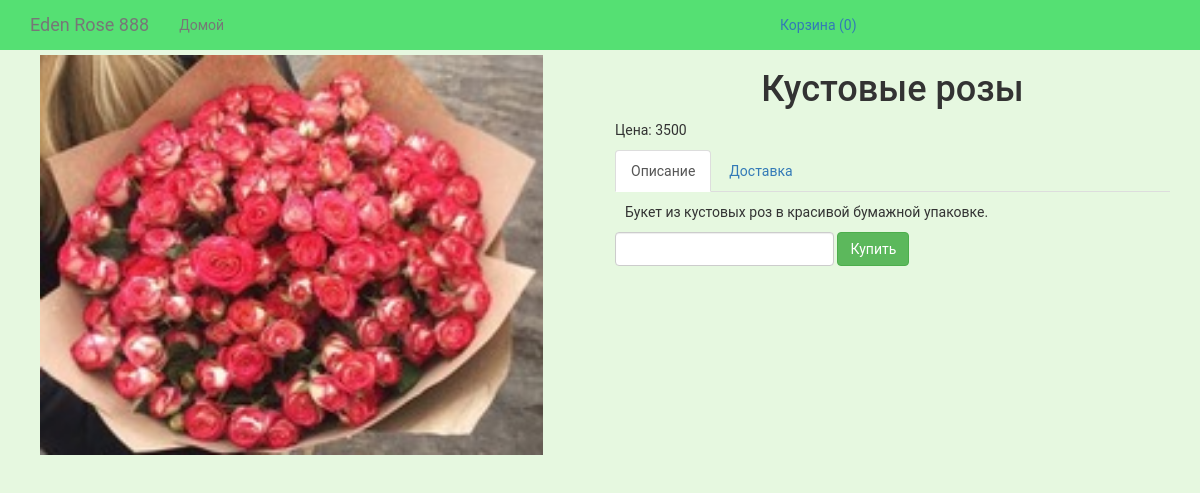
/product/flower/1, run on the app's committed database.
### products/models.py (models this page shows, shortened)
class ProductIMG(models.Model):
    product = models.ForeignKey(Product, on_delete=models.CASCADE,blank=True, null=True, default=None)
    image = models.ImageField(upload_to='products_images/')
    is_active = models.BooleanField(default=True)
    created = models.DateTimeField(auto_now_add=True, auto_now=False)
    updated = models.DateTimeField(auto_now_add=False, auto_now=True)
    class Meta:
        verbose_name = 'Фотография'
        verbose_name_plural = 'Фотографии'

class Product(models.Model):
    name_product = models.CharField(max_length=100, blank=True, null=True, default=None)
    category = models.ForeignKey(ProductCategory,blank=True, null=True, default=None, on_delete=models.CASCADE)
    short_description = models.TextField(blank=True, null=True, default=None)
    price = models.IntegerField(blank=True, null=True, default=None)
    is_active = models.BooleanField(default=True)
    created = models.DateTimeField(auto_now_add=True, auto_now=False)
    updated = models.DateTimeField(auto_now_add=False, auto_now=True)
    class Meta:
        verbose_name = 'Товар'
        verbose_name_plural = 'Товары'

### products/views.py (the view)
# urls.py: url(r'^product/flower/(?P<product_id>\d+)$', views.product, name='product'),
def product(request, product_id):
    products = ProductIMG.objects.get(id=product_id)
    return render(request, 'products/product.html', locals())

### orders/context_processors.py (called while the page is built)
def getting_basket_info(request):
    session_key = request.session.session_key
    if not session_key:
        request.session["session_key"] = 123
        request.session.cycle_key()
        request.session.set_expiry(604800)
        request.session['cart'] = []
    products_in_cart = []
    total_price_all_product = 0
    if request.session["cart"]:
        for item in request.session["cart"]:
            item["total_price"] = "{0}".format(
                int(item["price"]) * int(item["nmb"]))
            products_in_cart.append(item)
            total_price_all_product += int(item["total_price"])
    total_price_all_product = "{0:.2f}".format(total_price_all_product)
    request.session.modified = True
    products_total_nmb = len(products_in_cart)
    return locals()

### shop/templates/products/product.html (shortened to what this page needs)
{% extends 'base.html' %}
{% load static %}
{% block content %}
    <div class="container">
        <div class="row">
            <div class="col-lg-6">
                <div class="product-image-item">
                    <img src="{{ products.image.url }}" height="400">
                </div>
            </div>
            <div class="col-lg-6">
                <h1 class="text-center">
                    {{ products.product.name_product }}
                </h1>
                <div class="">
                    <p>
                        Цена: {{ products.product.price }}
                    </p>
                </div>
                <div>
                    <ul class="nav nav-tabs" role="tablist">
                        <li role="presentation" class="active">
                            <a href="#short_description" aria-controls="home" role="tab" data-toggle="tab">
                                Описание
                            </a>
                        </li>
                        <li role="presentation">
                            <a href="#delivery" aria-controls="profile" role="tab" data-toggle="tab">
                                Доставка
                            </a>
                        </li>
                    </ul>
                    <div class="tab-content product-description-tabs">
                        <div role="tabpanel" class="tab-pane active" id="short_description">
                            {{ products.product.short_description }}
                        </div>
                    </div>
                </div>
                <div>
                    <form id="form_buying_product" class="form-inline" action="{% url 'basket_adding' %}">
                        <div class="form-group">
                            <input type="number" class="form-control" name="number" id="number">
                        </div>
                        <div class="form-group">
                            <button id="submit_btn" class="btn btn-success btn-buy"
                                    data-product_id="{{ products.product.id }}"
                                    data-name="{{ products.product.name_product }}"
                                    data-price="{{ products.product.price }}">
                                Купить
                            </button>
                        </div>
                    </form>
                </div>
            </div>
        </div>
    </div>
{% endblock %}

### shop/static/static_dev/css/style.css (style rules this page uses)
html, body { height: 100%; max-height: 100%; font-family: 'Roboto', sans-serif; background-color: #E6F8E0; }
.product-description-tabs { padding: 10px; }
.product-image-item { padding: 5px; margin-bottom: 5px; margin-left: 5px; }

### data on the page
ProductIMG: image (picture), product.name_product "Кустовые розы", product.price "3500", product.short_description "Букет из кустовых роз в красивой бумажной упаковке."
